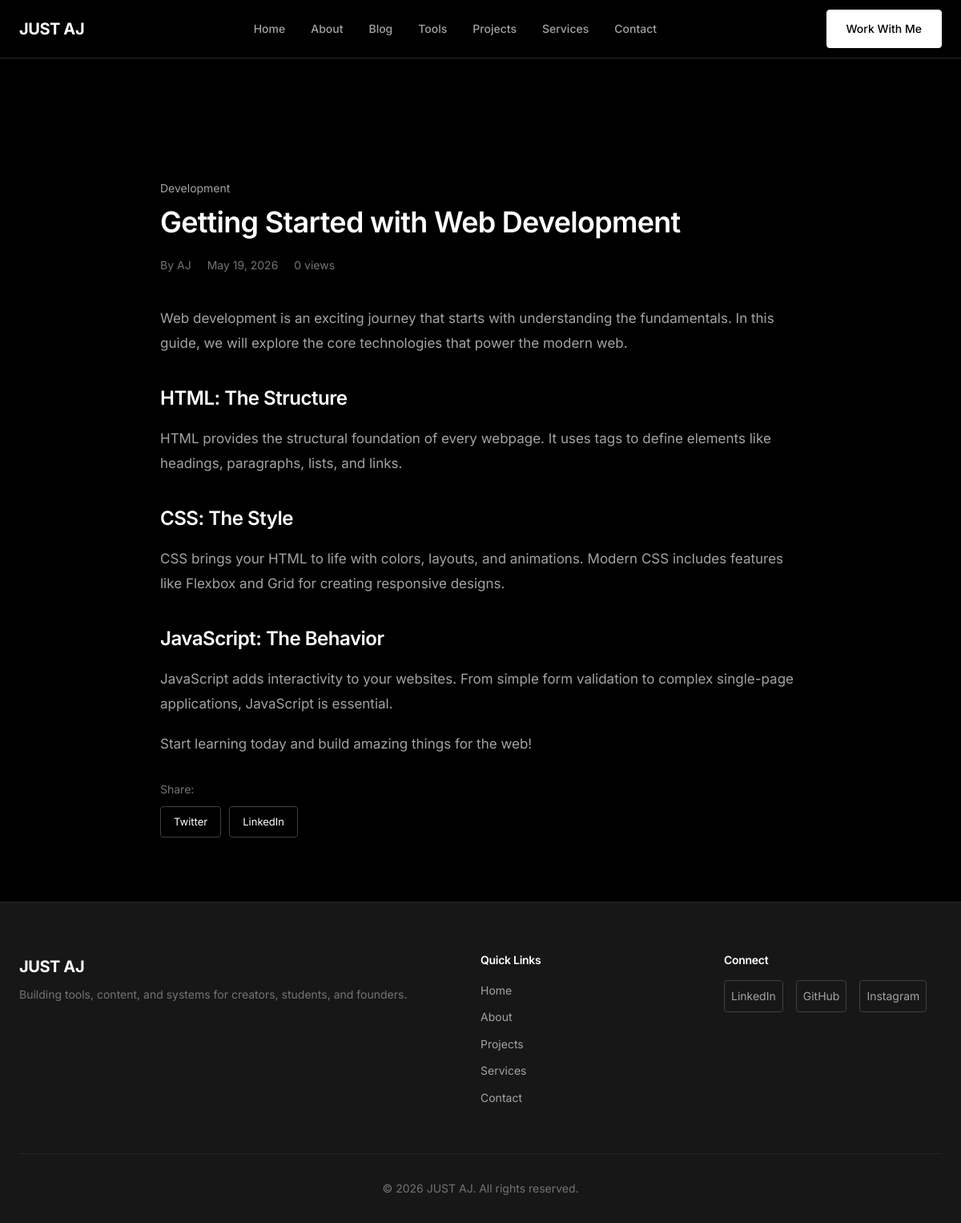
Page /blog/getting-started-web-development on the committed database.
### tables this page shows
CREATE TABLE `settings` (
    `id` INT(11) NOT NULL AUTO_INCREMENT,
    `setting_key` VARCHAR(255) NOT NULL,
    `setting_value` TEXT,
    PRIMARY KEY (`id`),
    UNIQUE KEY `setting_key` (`setting_key`)
);

CREATE TABLE `blog_posts` (
    `id` INT(11) NOT NULL AUTO_INCREMENT,
    `title` VARCHAR(255) NOT NULL,
    `slug` VARCHAR(255) NOT NULL,
    `content` LONGTEXT,
    `excerpt` TEXT,
    `featured_image` VARCHAR(500),
    `category_id` INT(11),
    `author_id` INT(11),
    `status` ENUM('draft', 'published', 'scheduled', 'archived') DEFAULT 'draft',
    `featured` ENUM('yes', 'no') DEFAULT 'no',
    `view_count` INT(11) DEFAULT 0,
    `published_at` TIMESTAMP NULL,
    `created_at` TIMESTAMP DEFAULT CURRENT_TIMESTAMP,
    `updated_at` TIMESTAMP DEFAULT CURRENT_TIMESTAMP ON UPDATE CURRENT_TIMESTAMP,
    PRIMARY KEY (`id`),
    UNIQUE KEY `slug` (`slug`),
    KEY `status` (`status`),
    KEY `category_id` (`category_id`),
    KEY `published_at` (`published_at`)
);

CREATE TABLE `blog_categories` (
    `id` INT(11) NOT NULL AUTO_INCREMENT,
    `name` VARCHAR(255) NOT NULL,
    `slug` VARCHAR(255) NOT NULL,
    `description` TEXT,
    `created_at` TIMESTAMP DEFAULT CURRENT_TIMESTAMP,
    PRIMARY KEY (`id`),
    UNIQUE KEY `slug` (`slug`)
);

### includes/functions.php (called while the page is built, shortened)
<?php
function sanitize($data) {
    return htmlspecialchars(trim($data), ENT_QUOTES, 'UTF-8');
}
function getSetting($key, $default = '') {
    global $pdo;
    $stmt = $pdo->prepare('SELECT setting_value FROM settings WHERE setting_key = ?');
    $stmt->execute([$key]);
    $result = $stmt->fetch();
    return $result ? $result['setting_value'] : $default;
}
function formatDate($date, $format = 'M d, Y') {
    return date($format, strtotime($date));
}
function getBlogPosts($page = 1, $perPage = 10, $categoryId = null, $tagId = null) {
    global $pdo;
    $offset = ($page - 1) * $perPage;
    $where = 'WHERE bp.status = "published"';
    $params = [];
    if ($categoryId) {
        $where .= ' AND bp.category_id = ?';
        $params[] = $categoryId;
    }
    $sql = "SELECT bp.*, bc.name as category_name, bc.slug as category_slug, au.name as author_name
            FROM blog_posts bp
            LEFT JOIN blog_categories bc ON bp.category_id = bc.id
            LEFT JOIN admin_users au ON bp.author_id = au.id
            $where
            ORDER BY bp.published_at DESC
            LIMIT $perPage OFFSET $offset";
    $stmt = $pdo->prepare($sql);
    $stmt->execute($params);
    return $stmt->fetchAll();
}
function getBlogPost($slug) {
    global $pdo;
    $stmt = $pdo->prepare('SELECT bp.*, bc.name as category_name, bc.slug as category_slug, au.name as author_name
                          FROM blog_posts bp
                          LEFT JOIN blog_categories bc ON bp.category_id = bc.id
                          LEFT JOIN admin_users au ON bp.author_id = au.id
                          WHERE bp.slug = ? AND bp.status = "published"');
    $stmt->execute([$slug]);
    return $stmt->fetch();
}
function getBlogSEO($postId) {
    global $pdo;
    $stmt = $pdo->prepare('SELECT * FROM blog_seo WHERE post_id = ?');
    $stmt->execute([$postId]);
    return $stmt->fetch();
}

### blog/post.php (the view, shortened to what this page needs)
<?php
$currentPage = 'blog-post';
require_once '../includes/db.php';
require_once '../includes/functions.php';
$slug = isset($_GET['slug']) ? sanitize($_GET['slug']) : '';
$post = getBlogPost($slug);
    ?>
    <?php require_once '../includes/footer.php';
$seo = getBlogSEO($post['id']);
$relatedPosts = getBlogPosts(1, 3, $post['category_id']);
$canonicalUrl = !empty($seo['canonical_url']) ? $seo['canonical_url'] : SITE_URL . '/blog/' . $post['slug'];
?>
<!DOCTYPE html>
<html lang="en">
<head>
    <link rel="stylesheet" href="<?php echo SITE_URL; ?>/assets/css/style.css">
</head>
<body>
    <?php include '../includes/header.php'; ?>
    <main class="main-content">
        <section class="section">
            <div class="container">
                <article class="blog-post">
                    <header class="post-header">
                        <?php if ($post['category_name']): ?>
                        <a href="<?php echo SITE_URL; ?>/blog/?category=<?php echo $post['category_slug']; ?>" class="post-category-link">
                            <?php echo htmlspecialchars($post['category_name']); ?>
                        </a>
                        <?php endif; ?>
                        <h1 class="post-title"><?php echo htmlspecialchars($post['title']); ?></h1>
                        <div class="post-meta">
                            <span>By <?php echo htmlspecialchars($post['author_name'] ?? 'AJ'); ?></span>
                            <span><?php echo formatDate($post['published_at'] ?? $post['created_at']); ?></span>
                            <span><?php echo number_format($post['view_count']); ?> views</span>
                        </div>
                    </header>
                    <div class="post-content">
                        <?php echo $post['content']; ?>
                    </div>
                    <div class="share-section">
                        <p class="post-tags-title">Share:</p>
                        <div class="share-buttons">
                            <a href="https://twitter.com/intent/tweet?url=<?php echo urlencode($canonicalUrl); ?>&text=<?php echo urlencode($post['title']); ?>" target="_blank" class="share-btn">Twitter</a>
                            <a href="https://www.linkedin.com/shareArticle?mini=true&url=<?php echo urlencode($canonicalUrl); ?>&title=<?php echo urlencode($post['title']); ?>" target="_blank" class="share-btn">LinkedIn</a>
                        </div>
                    </div>
                </article>
            </div>
        </section>
    </main>
    <?php include '../includes/footer.php'; ?>
</body>
</html>

### includes/header.php (shortened to what this page needs)
<?php
require_once __DIR__ . '/db.php';
require_once __DIR__ . '/functions.php';
$siteName = getSetting('site_name', 'JUST AJ');
?>
<!DOCTYPE html>
<html lang="en">
<head>
    <link rel="stylesheet" href="<?php echo SITE_URL; ?>/assets/css/style.css">
</head>
<body>
    <header class="site-header">
        <div class="container header-inner">
            <a href="<?php echo SITE_URL; ?>" class="logo">
                <span class="logo-text"><?php echo htmlspecialchars($siteName); ?></span>
            </a>
            <nav class="main-nav">
                <ul class="nav-list">
                    <li><a href="<?php echo SITE_URL; ?>" class="<?php echo $currentPage === 'home' ? 'active' : ''; ?>">Home</a></li>
                    <li><a href="<?php echo SITE_URL; ?>/about.php" class="<?php echo $currentPage === 'about' ? 'active' : ''; ?>">About</a></li>
                    <li><a href="<?php echo SITE_URL; ?>/blog/" class="<?php echo $currentPage === 'blog' ? 'active' : ''; ?>">Blog</a></li>
                    <li><a href="<?php echo SITE_URL; ?>/tools/" class="<?php echo $currentPage === 'tools' ? 'active' : ''; ?>">Tools</a></li>
                    <li><a href="<?php echo SITE_URL; ?>/projects.php" class="<?php echo $currentPage === 'projects' ? 'active' : ''; ?>">Projects</a></li>
                    <li><a href="<?php echo SITE_URL; ?>/services.php" class="<?php echo $currentPage === 'services' ? 'active' : ''; ?>">Services</a></li>
                    <li><a href="<?php echo SITE_URL; ?>/contact.php" class="<?php echo $currentPage === 'contact' ? 'active' : ''; ?>">Contact</a></li>
                </ul>
            </nav>
            <a href="<?php echo SITE_URL; ?>/contact.php" class="btn btn-primary cta-btn">Work With Me</a>
        </div>
    </header>
    <main class="main-content">

### includes/footer.php (shortened to what this page needs)
</main>
    <footer class="site-footer">
        <div class="container">
            <div class="footer-inner">
                <div class="footer-brand">
                    <span class="logo-text"><?php echo htmlspecialchars(getSetting('site_name', 'JUST AJ')); ?></span>
                    <p class="footer-tagline"><?php echo htmlspecialchars(getSetting('site_tagline', '')); ?></p>
                </div>
                <div class="footer-links">
                    <h4>Quick Links</h4>
                    <ul>
                        <li><a href="<?php echo SITE_URL; ?>">Home</a></li>
                        <li><a href="<?php echo SITE_URL; ?>/about.php">About</a></li>
                        <li><a href="<?php echo SITE_URL; ?>/projects.php">Projects</a></li>
                        <li><a href="<?php echo SITE_URL; ?>/services.php">Services</a></li>
                        <li><a href="<?php echo SITE_URL; ?>/contact.php">Contact</a></li>
                    </ul>
                </div>
                <div class="footer-social">
                    <h4>Connect</h4>
                    <div class="social-links">
                        <a href="<?php echo getSetting('linkedin_url', '#'); ?>" target="_blank" rel="noopener" class="social-link">LinkedIn</a>
                        <a href="<?php echo getSetting('github_url', '#'); ?>" target="_blank" rel="noopener" class="social-link">GitHub</a>
                        <a href="<?php echo getSetting('instagram_url', '#'); ?>" target="_blank" rel="noopener" class="social-link">Instagram</a>
                    </div>
                </div>
            </div>
            <div class="footer-bottom">
                <p>&copy; <?php echo date('Y'); ?> <?php echo htmlspecialchars(getSetting('site_name', 'JUST AJ')); ?>. All rights reserved.</p>
            </div>
        </div>
    </footer>
</body>
</html>

### blog/post.php (style rules this page uses)
.blog-post { max-width: 800px; margin: 0 auto; }
.post-header { margin-bottom: 40px; }
.post-category-link { color: var(--color-gray-400); font-size: 14px; margin-bottom: 10px; display: block; }
.post-title { font-size: 36px; line-height: 1.2; margin-bottom: 20px; }
.post-meta { display: flex; gap: 20px; color: var(--color-gray-500); font-size: 14px; margin-bottom: 20px; }
.post-content { font-size: 17px; line-height: 1.8; }
.post-content h2 { font-size: 24px; margin: 40px 0 20px; }
.post-content p { margin-bottom: 20px; }
.post-tags-title { font-size: 14px; color: var(--color-gray-500); margin-bottom: 10px; }
.share-section { margin-top: 30px; }
.share-buttons { display: flex; gap: 10px; }
.share-btn { padding: 8px 16px; border: 1px solid var(--color-gray-700); border-radius: 4px; font-size: 13px; }

### rows in the picture
settings: setting_value "JUST AJ"
blog_posts: blog_categories.name "Development", title "Getting Started with Web Development", author.name "AJ", published_at "May 19, 2026", view_count "0", content "Web development is an exciting journey that starts with understanding the fundamentals. In this guide, we will explore the core technologies that power the modern web. HTML: The Structure HTML provides the structural foundation of every webpage. It uses tags to define elements like headings, paragraphs, lists, and links. CSS: The Style CSS brings your HTML to life with colors, layouts, and animations. Modern CSS includes features like Flexbox and Grid for creating responsive designs. JavaScript: The Behavior JavaScript adds interactivity to your websites. From simple form validation to complex single-page applications, JavaScript is essential. Start learning today and build amazing things…"
settings: setting_value "Building tools, content, and systems for creators, students, and founders."
